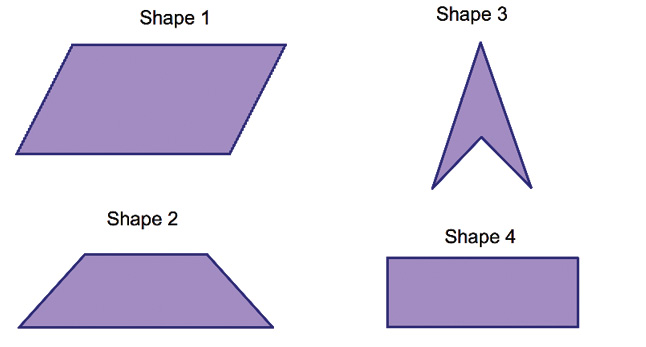
#> input picture picture/contour.jpg, 646 x 347 px
$ python contour.py
#> lines starting #> are read from the running program, lines starting #| are printed output that depends on the picture; after the words box and inside, x2 and y2 are one past the last pixel; in counts of white or black regions, pixels touching at a corner belong together


import cv2 as cv
import numpy as np
image = cv.imread('picture/contour.jpg')
#> image is the input picture: shape (347, 646, 3); mean B, G, R 235.6, 221.3, 226.7
assert image is not None, "file could not be read, bla bla"
imgray = cv.cvtColor(image, cv.COLOR_BGR2GRAY)
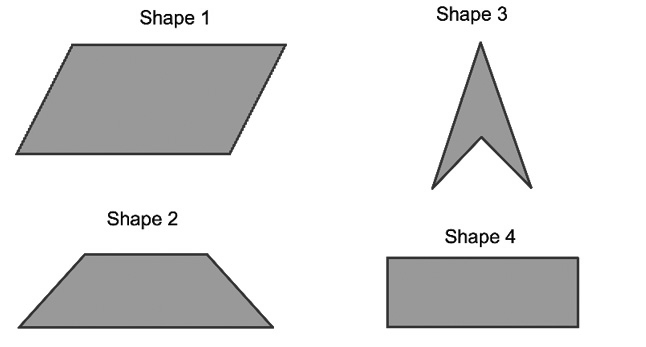
#> imgray: shape (347, 646); min 0, max 255, mean 224.5
ret, thresh = cv.threshold(imgray, 127, 255,  0)
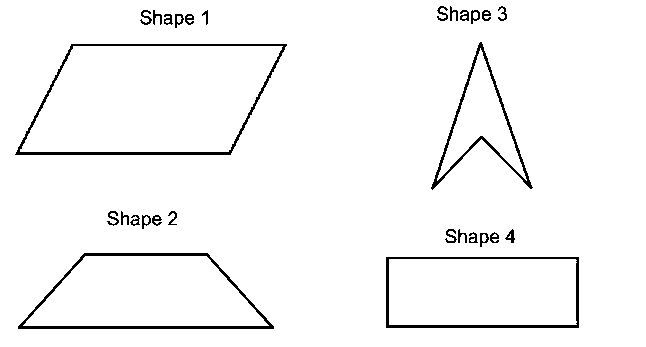
#> thresh: shape (347, 646); 96.7% white; black in thin lines or dots, all inside (x1, y1, x2, y2) = (15, 6, 579, 329)
contours, hierarchy = cv.findContours(thresh, cv.RETR_TREE, cv.CHAIN_APPROX_SIMPLE)
#> contours = 46 contours, 10 with area under 20; largest, box (x1, y1, x2, y2) and area: (0, 0, 646, 347) 223170, (14, 43, 288, 156) 24260, (20, 46, 283, 152) 21884, (17, 252, 275, 330) 14796, (385, 256, 580, 329) 13966

image_contour = cv.cvtColor(imgray, cv.COLOR_GRAY2RGB)

cv.drawContours(image_contour, contours, -1, (0,255,0), 1)
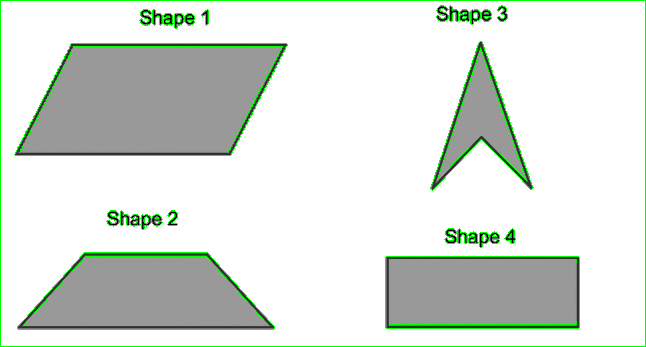
#> image_contour: shape (347, 646, 3); mean B, G, R 217.7, 226.1, 217.7
# cnt = contours[4]
# cv.drawContours(imgray, [cnt], 0, (0,255,0), 3)
cv.imshow('image with contour', image_contour)
print(len(contours))
#| 46
#test.png return error, every value of moment return 0
cnt = contours[0]
#> cnt = [[0, 0], [0, 346], [645, 346], [645, 0]]
M = cv.moments(cnt)
#> M = moments, m00 223170, centre m10/m00, m01/m00 = (322.5, 173)


#calculate centroid
cx = int(M['m10']/M['m00'])
#> cx = 322
cy = int(M['m01']/M['m00'])
#> cy = 173
print(cx ,cy)
#| 322 173
#contour area
print(cv.contourArea(cnt))
#| 223170.0

#contour perimeter
print(cv.arcLength(cnt, False))
#| 1337.0

#contour approximation
epsilon = 0.000000001*cv.arcLength(cnt,True)
#> epsilon = 1.98e-06
approx = cv.approxPolyDP(cnt,0.001,True)
#> approx = [[0, 0], [0, 346], [645, 346], [645, 0]]

cv.imshow('i', image)

cv.drawContours(image, approx, -1, (0,255,0), 3)
#> image: shape (347, 646, 3); 0.01% of pixels changed, all inside (x1, y1, x2, y2) = (0, 0, 646, 347)
cv.imshow('img', image)
cv.waitKey(0)
